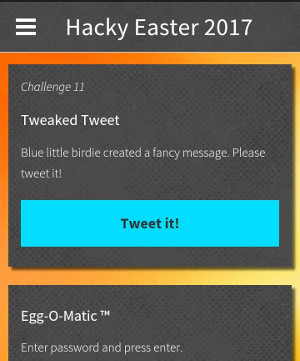
#> input picture writeupfiles/egg11_chall.jpg, 300 x 361 px
$ python chan_split.py ../egg11_chall.jpg
#> lines starting #> are read from the running program, lines starting #| are printed output that depends on the picture
from PIL import Image
import sys
i = sys.argv[1]

im = Image.open(i)
#> im is the input picture: PIL image 300x361 RGB; mean R, G, B 89, 103.2, 94.1
rgb_im = im.convert('RGB')

red, green, blue = rgb_im.split()
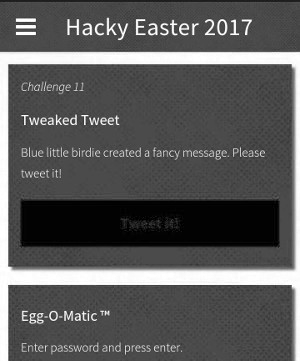
#> red: PIL image 300x361 L; min 0, max 255, mean 89
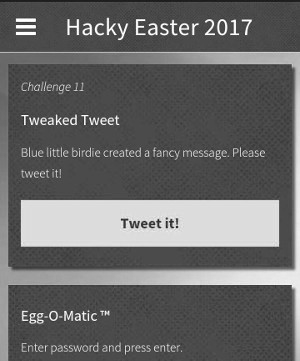
#> green: PIL image 300x361 L; min 25, max 255, mean 103.2
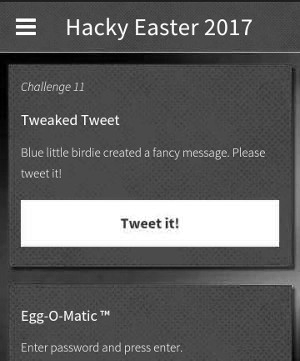
#> blue: PIL image 300x361 L; min 0, max 255, mean 94.1
red.save(i + '_r.png')
green.save(i + '_g.png')
blue.save(i + '_b.png')
